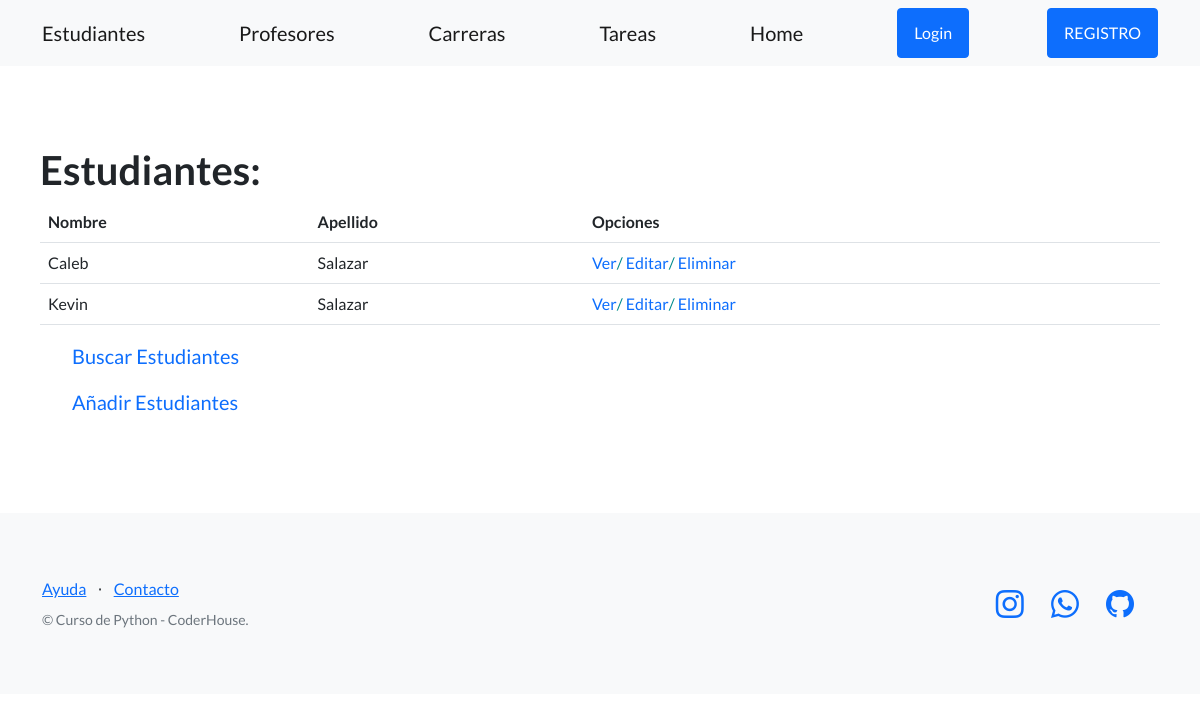
The page /estudiantes/ on the database as committed earlier.
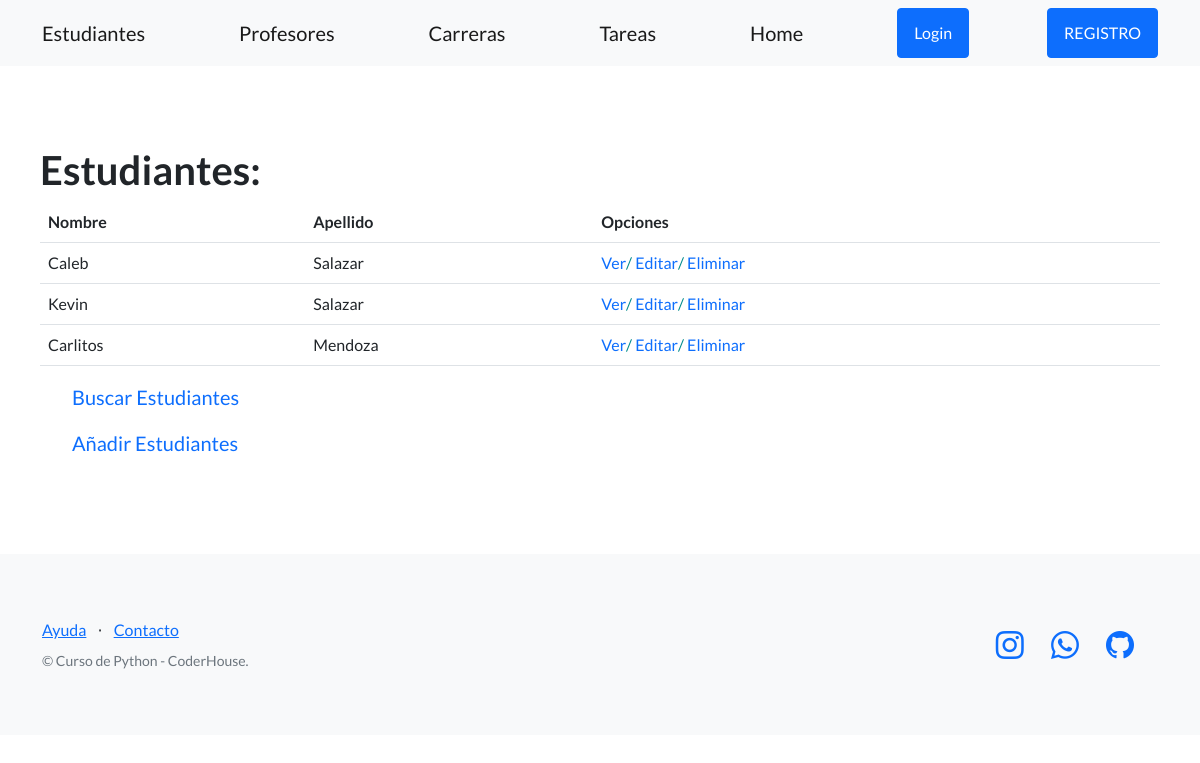
The same page on the database as committed later.
### myapp/models.py (models this page shows, shortened)
class Estudiantes(models.Model):
    nombre = models.CharField(max_length=40)
    apellido = models.CharField(max_length=40)
    edad = models.IntegerField()
    dni = models.CharField(max_length=60)
    email = models.EmailField(max_length=100)

### myapp/views.py (the view)
# urls.py: path('estudiantes/', EstudiantesListView.as_view(), name='estudiantes'),
class EstudiantesListView(ListView):
    model = Estudiantes
    template_name = 'myapp/estudiantes2.html'

### myapp/templates/myapp/estudiantes2.html (shortened to what this page needs)
{% extends 'myapp/base.html'%}
{% block content %}
    <div>
        <h1>Estudiantes: </h1>
        <table class="table">
            <tbody>
                <tr>
                    <th>Nombre</th>
                    <th>Apellido</th>
                    <th>Opciones</th>
                </tr>
                {% for estudiante in object_list %}
                <tr>
                    <td>{{estudiante.nombre}}</td>
                    <td>{{estudiante.apellido}}</td>
                    <td>
                        <a style="text-decoration: none;" href="{% url 'ver_estudiante' estudiante.id %}">Ver</a><span style="color: darkcyan;">/</span>
                        <a style="text-decoration: none;" href="{% url 'editar_estudiante' estudiante.id %}">Editar</a><span style="color: darkcyan;">/</span>
                        <a style="text-decoration: none;" href="{% url 'eliminar_estudiante' estudiante.id %}">Eliminar</a>
                    </td>
                </tr>
                {% endfor %}
            </tbody>
        </table>
        <ul>
            <p><a href="{% url 'buscar_estudiantes' %}" class="navbar-brand">Buscar Estudiantes</a></p>
            <a class="navbar-brand" href="{% url 'crear_estudiante' %}">Añadir Estudiantes</a>
        </ul>
    </div>
{% endblock %}

### myapp/templates/myapp/base.html (shortened to what this page needs)
{% load static %}
<!DOCTYPE html>
<html lang="en">
    <head>
        <link href="https://cdn.jsdelivr.net/npm/bootstrap-icons@1.5.0/font/bootstrap-icons.css" rel="stylesheet" type="text/css" />
        <link rel="stylesheet" href="{% static 'css/styles.css' %}">
    </head>
    <body>
        <nav class="navbar navbar-light bg-light static-top">
            <div class="container">
                <a class="navbar-brand" href="{% url 'estudiantes' %}">Estudiantes</a>
                <a class="navbar-brand" href="{% url 'profesores' %}">Profesores</a>
                <a class="navbar-brand" href="{% url 'carreras' %}">Carreras</a>
                <a class="navbar-brand" href="{% url 'tareas' %}">Tareas</a>
                <a class="navbar-brand" href="{% url 'home' %}">Home</a>
                <a class="btn btn-primary" href="{% url 'login' %}">Login</a>
                <a class="btn btn-primary" href="{% url 'registro' %}">REGISTRO</a>
            </div>
        </nav>
        <section style="padding: 80px 40px;">
            {% block content %}
            {% endblock %}
        </section>
        <footer class="footer bg-light">
            <div class="container">
                <div class="row">
                    <div class="col-lg-6 h-100 text-center text-lg-start my-auto">
                        <ul class="list-inline mb-2">
                            <li class="list-inline-item"><a href="#!">Ayuda</a></li>
                            <li class="list-inline-item">⋅</li>
                            <li class="list-inline-item"><a href="#!">Contacto</a></li>
                        </ul>
                        <p class="text-muted small mb-4 mb-lg-0">&copy; Curso de Python - CoderHouse.</p>
                    </div>
                    <div class="col-lg-6 h-100 text-center text-lg-end my-auto">
                        <ul class="list-inline mb-0">
                            <li class="list-inline-item me-4">
                                <a target="_blank" href="https://www.instagram.com/calebsantiago04/"><i class="bi-instagram fs-3"></i></a>
                            </li>
                            <li class="list-inline-item me-4">
                                <a target="_blank" href="#!"><i class="bi-whatsapp fs-3"></i></a>
                            </li>
                            <li class="list-inline-item me-4">
                                <a target="_blank" href="https://github.com/Csalazar04"<i class="bi-github fs-3"></i></a>
                            </li>
                        </ul>
                    </div>
                </div>
            </div>
        </footer>
    </body>
</html>

Rows that differ between the two databases and show on the page:
added Estudiantes: nombre "Carlitos", apellido "Mendoza"
